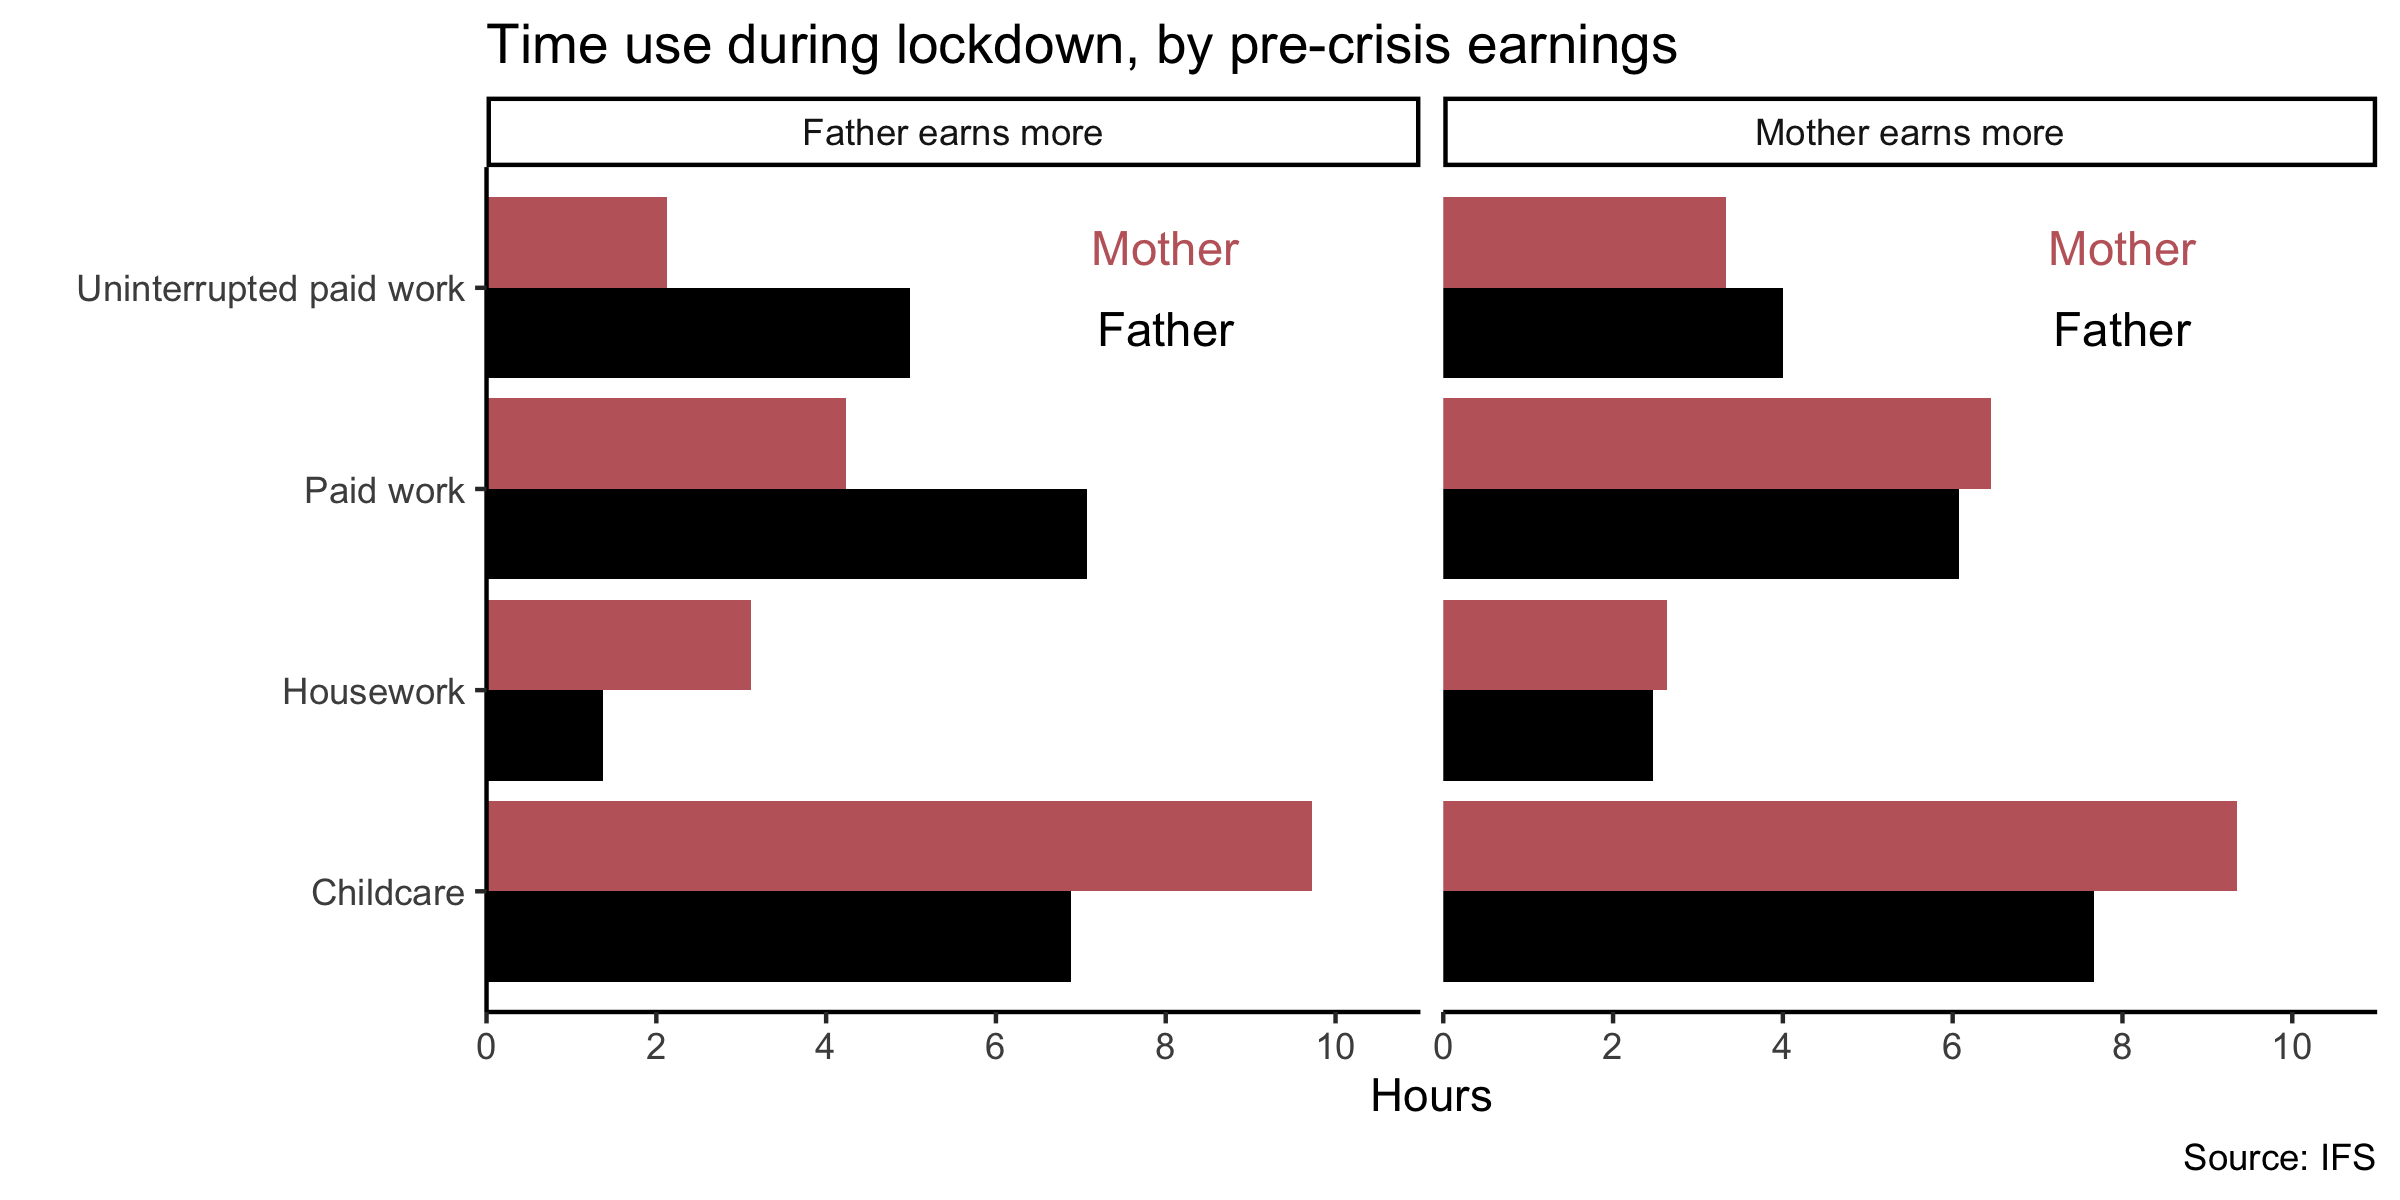

Write the R code that produced this figure.
# source: IFS report 
# https://www.ifs.org.uk/publications/14860
# data points taken using web extraction tool

ifs <- read_csv("ifs.csv")

head(ifs)
ifs$label <- ifelse(ifs$top_earner=="Father", "Father earns more", "Mother earns more")

ifs %>% ggplot(aes(x=Type, y=Hours, fill=Parent, group=Parent)) +
  geom_col(position="dodge") +
  facet_wrap(~label) +
  coord_flip() + 
  theme_classic() +
  xlab("") +
  scale_fill_manual(values=my.colors) +
  scale_y_continuous(expand=c(0,0),
                     limits=c(0,11),
                     breaks=c(0,2,4,6,8,10)) +
  theme(legend.title=element_blank(),
        legend.position="none") +
  annotate("text", x=3.8, y=8, label="Father", size=4) +
  annotate("text", x=4.2, y=8, label="Mother", size=4, color=my.colors[2]) +

  labs(title="Time use during lockdown, by pre-crisis earnings",
       caption="Source: IFS")

ggsave("fig_ifs.png", width=8, height=4)
